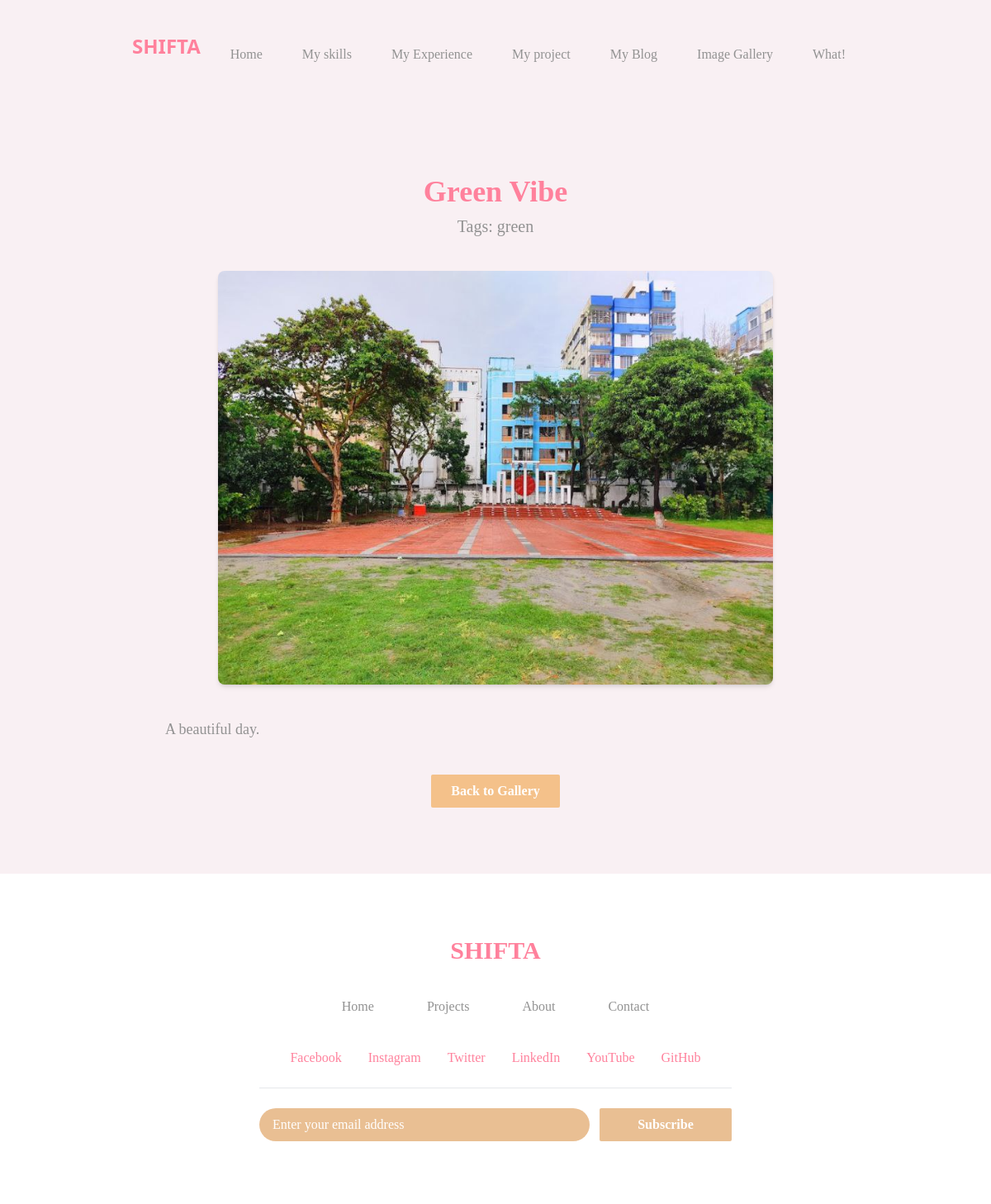
Screenshot of /single/1 (signed in) with the database file from the repository.
### myapp/models.py (models this page shows, shortened)
class photograph(models.Model):
    title = models. CharField (max_length=200)
    description=models.TextField(max_length=1000)
    pic=models.ImageField(upload_to="media/pictures")
    tags=models.CharField(max_length=100)

### myproject/views.py (the view)
# urls.py: path('single/<int:id>', single , name='single'),
@login_required
def single(req,id):
    current_user=req.user
    pic=photograph.objects.filter(id=id)
    return render (req, 'single.html', {"pic":pic})

### template/single.html
{% extends 'mybase.html' %}
{% block body %}
<section class="px-10 md:px-40 py-20 bg-[#f9f0f3]">
    {% for i in pic %}
    <div class="text-center mb-10">
        <h2 class="text-4xl font-bold text-[#ff819c]">{{ i.title }}</h2>
        <p class="text-xl text-[#929292] mt-2">Tags: {{ i.tags }}</p>
    </div>
    <div class="flex justify-center mb-10">
        <img src="/{{ i.pic }}" alt="{{ i.title }}" class="w-full max-w-2xl h-auto object-cover rounded-lg shadow-md">
    </div>
    <div class="text-center">
        <p class="text-lg text-[#929292] leading-relaxed text-justify break-words px-4 md:px-10">
            {{ i.description }}
        </p>
    </div>
    {% endfor %}
    <div class="flex items-center justify-center mt-10">
        <a href="{% url 'one_gelary' %}" class="bg-[#f4c18a] text-white font-bold py-2 px-6 rounded-sm hover:scale-105 hover:shadow-lg transition-all duration-300">
            Back to Gallery
        </a>
    </div>
</section>
{% endblock body %}

### template/mybase.html (style rules this page uses)
body { font-family: 'nikki-mukta'; }

### rows the page displays
photograph: title "Green Vibe", tags "green", pic (picture), description "A beautiful day."
